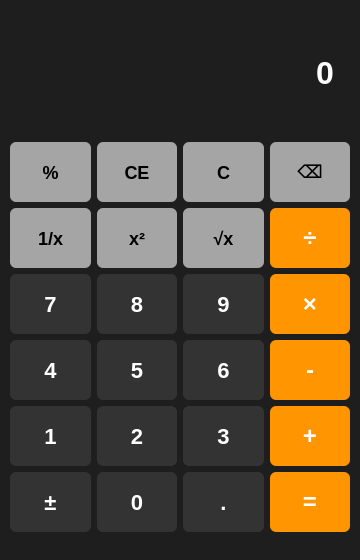
<?xml version="1.0" encoding="UTF-8"?>
<ui version="4.0">
 <class>MainWindow</class>
 <widget class="QMainWindow" name="MainWindow">
  <property name="geometry">
   <rect>
    <x>0</x>
    <y>0</y>
    <width>360</width>
    <height>560</height>
   </rect>
  </property>
  <property name="windowTitle">
   <string>计算器</string>
  </property>
  <widget class="QWidget" name="centralwidget">
   <property name="styleSheet">
    <string notr="true">QWidget#centralwidget {
    background-color: #1e1e1e;
}

/* 显示屏：右对齐、白字、无边框 */
QLineEdit#display {
    background-color: #1e1e1e;
    color: white;
    border: none;
    font-size: 32px;
    font-weight: bold;
    padding-right: 12px;
}

/* 数字键：深灰圆角 */
QPushButton#btnNum0, QPushButton#btnNum1, QPushButton#btnNum2,
QPushButton#btnNum3, QPushButton#btnNum4, QPushButton#btnNum5,
QPushButton#btnNum6, QPushButton#btnNum7, QPushButton#btnNum8,
QPushButton#btnNum9, QPushButton#btnSign, QPushButton#btnDot {
    background-color: #333333;
    color: white;
    border: none;
    border-radius: 6px;
    font-size: 22px;
    font-weight: bold;
}
QPushButton#btnNum0:hover, QPushButton#btnNum1:hover, QPushButton#btnNum2:hover,
QPushButton#btnNum3:hover, QPushButton#btnNum4:hover, QPushButton#btnNum5:hover,
QPushButton#btnNum6:hover, QPushButton#btnNum7:hover, QPushButton#btnNum8:hover,
QPushButton#btnNum9:hover, QPushButton#btnSign:hover, QPushButton#btnDot:hover {
    background-color: #555555;
}
QPushButton#btnNum0:pressed, QPushButton#btnNum1:pressed, QPushButton#btnNum2:pressed,
QPushButton#btnNum3:pressed, QPushButton#btnNum4:pressed, QPushButton#btnNum5:pressed,
QPushButton#btnNum6:pressed, QPushButton#btnNum7:pressed, QPushButton#btnNum8:pressed,
QPushButton#btnNum9:pressed, QPushButton#btnSign:pressed, QPushButton#btnDot:pressed {
    background-color: #777777;
}

/* 二元操作符与等号：橙色 */
QPushButton#btnPlus, QPushButton#btnMinus,
QPushButton#btnMultiple, QPushButton#btnDivide, QPushButton#btnEqual {
    background-color: #ff9500;
    color: white;
    border: none;
    border-radius: 6px;
    font-size: 24px;
    font-weight: bold;
}
QPushButton#btnPlus:hover, QPushButton#btnMinus:hover,
QPushButton#btnMultiple:hover, QPushButton#btnDivide:hover, QPushButton#btnEqual:hover {
    background-color: #ffaa33;
}
QPushButton#btnPlus:pressed, QPushButton#btnMinus:pressed,
QPushButton#btnMultiple:pressed, QPushButton#btnDivide:pressed, QPushButton#btnEqual:pressed {
    background-color: #cc7700;
}

/* 一元操作符：浅灰 */
QPushButton#btnPercentage, QPushButton#btnInverse,
QPushButton#btnSquare, QPushButton#btnSqrt {
    background-color: #a5a5a5;
    color: black;
    border: none;
    border-radius: 6px;
    font-size: 18px;
    font-weight: bold;
}
QPushButton#btnPercentage:hover, QPushButton#btnInverse:hover,
QPushButton#btnSquare:hover, QPushButton#btnSqrt:hover {
    background-color: #bbbbbb;
}
QPushButton#btnPercentage:pressed, QPushButton#btnInverse:pressed,
QPushButton#btnSquare:pressed, QPushButton#btnSqrt:pressed {
    background-color: #888888;
}

/* 工具键 CE C ⌫：浅灰 */
QPushButton#btnCE, QPushButton#btnClear, QPushButton#btnDel {
    background-color: #a5a5a5;
    color: black;
    border: none;
    border-radius: 6px;
    font-size: 18px;
    font-weight: bold;
}
QPushButton#btnCE:hover, QPushButton#btnClear:hover, QPushButton#btnDel:hover {
    background-color: #bbbbbb;
}
QPushButton#btnCE:pressed, QPushButton#btnClear:pressed, QPushButton#btnDel:pressed {
    background-color: #888888;
}</string>
   </property>
   <layout class="QVBoxLayout" name="verticalLayout">
    <property name="spacing">
     <number>6</number>
    </property>
    <property name="leftMargin">
     <number>10</number>
    </property>
    <property name="topMargin">
     <number>10</number>
    </property>
    <property name="rightMargin">
     <number>10</number>
    </property>
    <property name="bottomMargin">
     <number>10</number>
    </property>
    <item>
     <widget class="QLineEdit" name="display">
      <property name="minimumSize">
       <size>
        <width>0</width>
        <height>90</height>
       </size>
      </property>
      <property name="font">
       <font>
        <pointsize>26</pointsize>
        <weight>75</weight>
        <bold>true</bold>
       </font>
      </property>
      <property name="readOnly">
       <bool>true</bool>
      </property>
      <property name="alignment">
       <set>Qt::AlignRight|Qt::AlignTrailing|Qt::AlignVCenter</set>
      </property>
      <property name="text">
       <string>0</string>
      </property>
     </widget>
    </item>
    <item>
     <layout class="QGridLayout" name="gridLayout">
      <property name="spacing">
       <number>6</number>
      </property>
      <item row="0" column="0">
       <widget class="QPushButton" name="btnPercentage">
        <property name="minimumSize">
         <size>
          <width>70</width>
          <height>60</height>
         </size>
        </property>
        <property name="toolTip">
         <string>百分比</string>
        </property>
        <property name="text">
         <string>%</string>
        </property>
       </widget>
      </item>
      <item row="0" column="1">
       <widget class="QPushButton" name="btnCE">
        <property name="minimumSize">
         <size>
          <width>70</width>
          <height>60</height>
         </size>
        </property>
        <property name="toolTip">
         <string>清除当前输入</string>
        </property>
        <property name="text">
         <string>CE</string>
        </property>
       </widget>
      </item>
      <item row="0" column="2">
       <widget class="QPushButton" name="btnClear">
        <property name="minimumSize">
         <size>
          <width>70</width>
          <height>60</height>
         </size>
        </property>
        <property name="toolTip">
         <string>全部清除</string>
        </property>
        <property name="text">
         <string>C</string>
        </property>
       </widget>
      </item>
      <item row="0" column="3">
       <widget class="QPushButton" name="btnDel">
        <property name="minimumSize">
         <size>
          <width>70</width>
          <height>60</height>
         </size>
        </property>
        <property name="toolTip">
         <string>退格</string>
        </property>
        <property name="text">
         <string>⌫</string>
        </property>
       </widget>
      </item>
      <item row="1" column="0">
       <widget class="QPushButton" name="btnInverse">
        <property name="minimumSize">
         <size>
          <width>70</width>
          <height>60</height>
         </size>
        </property>
        <property name="toolTip">
         <string>倒数</string>
        </property>
        <property name="text">
         <string>1/x</string>
        </property>
       </widget>
      </item>
      <item row="1" column="1">
       <widget class="QPushButton" name="btnSquare">
        <property name="minimumSize">
         <size>
          <width>70</width>
          <height>60</height>
         </size>
        </property>
        <property name="toolTip">
         <string>平方</string>
        </property>
        <property name="text">
         <string>x²</string>
        </property>
       </widget>
      </item>
      <item row="1" column="2">
       <widget class="QPushButton" name="btnSqrt">
        <property name="minimumSize">
         <size>
          <width>70</width>
          <height>60</height>
         </size>
        </property>
        <property name="toolTip">
         <string>开平方</string>
        </property>
        <property name="text">
         <string>√x</string>
        </property>
       </widget>
      </item>
      <item row="1" column="3">
       <widget class="QPushButton" name="btnDivide">
        <property name="minimumSize">
         <size>
          <width>70</width>
          <height>60</height>
         </size>
        </property>
        <property name="text">
         <string>÷</string>
        </property>
       </widget>
      </item>
      <item row="2" column="0">
       <widget class="QPushButton" name="btnNum7">
        <property name="minimumSize">
         <size>
          <width>70</width>
          <height>60</height>
         </size>
        </property>
        <property name="text">
         <string>7</string>
        </property>
       </widget>
      </item>
      <item row="2" column="1">
       <widget class="QPushButton" name="btnNum8">
        <property name="minimumSize">
         <size>
          <width>70</width>
          <height>60</height>
         </size>
        </property>
        <property name="text">
         <string>8</string>
        </property>
       </widget>
      </item>
      <item row="2" column="2">
       <widget class="QPushButton" name="btnNum9">
        <property name="minimumSize">
         <size>
          <width>70</width>
          <height>60</height>
         </size>
        </property>
        <property name="text">
         <string>9</string>
        </property>
       </widget>
      </item>
      <item row="2" column="3">
       <widget class="QPushButton" name="btnMultiple">
        <property name="minimumSize">
         <size>
          <width>70</width>
          <height>60</height>
         </size>
        </property>
        <property name="text">
         <string>×</string>
        </property>
       </widget>
      </item>
      <item row="3" column="0">
       <widget class="QPushButton" name="btnNum4">
        <property name="minimumSize">
         <size>
          <width>70</width>
          <height>60</height>
         </size>
        </property>
        <property name="text">
         <string>4</string>
        </property>
       </widget>
      </item>
      <item row="3" column="1">
       <widget class="QPushButton" name="btnNum5">
        <property name="minimumSize">
         <size>
          <width>70</width>
          <height>60</height>
         </size>
        </property>
        <property name="text">
         <string>5</string>
        </property>
       </widget>
      </item>
      <item row="3" column="2">
       <widget class="QPushButton" name="btnNum6">
        <property name="minimumSize">
         <size>
          <width>70</width>
          <height>60</height>
         </size>
        </property>
        <property name="text">
         <string>6</string>
        </property>
       </widget>
      </item>
      <item row="3" column="3">
       <widget class="QPushButton" name="btnMinus">
        <property name="minimumSize">
         <size>
          <width>70</width>
          <height>60</height>
         </size>
        </property>
        <property name="text">
         <string>-</string>
        </property>
       </widget>
      </item>
      <item row="4" column="0">
       <widget class="QPushButton" name="btnNum1">
        <property name="minimumSize">
         <size>
          <width>70</width>
          <height>60</height>
         </size>
        </property>
        <property name="text">
         <string>1</string>
        </property>
       </widget>
      </item>
      <item row="4" column="1">
       <widget class="QPushButton" name="btnNum2">
        <property name="minimumSize">
         <size>
          <width>70</width>
          <height>60</height>
         </size>
        </property>
        <property name="text">
         <string>2</string>
        </property>
       </widget>
      </item>
      <item row="4" column="2">
       <widget class="QPushButton" name="btnNum3">
        <property name="minimumSize">
         <size>
          <width>70</width>
          <height>60</height>
         </size>
        </property>
        <property name="text">
         <string>3</string>
        </property>
       </widget>
      </item>
      <item row="4" column="3">
       <widget class="QPushButton" name="btnPlus">
        <property name="minimumSize">
         <size>
          <width>70</width>
          <height>60</height>
         </size>
        </property>
        <property name="text">
         <string>+</string>
        </property>
       </widget>
      </item>
      <item row="5" column="0">
       <widget class="QPushButton" name="btnSign">
        <property name="minimumSize">
         <size>
          <width>70</width>
          <height>60</height>
         </size>
        </property>
        <property name="toolTip">
         <string>正负号</string>
        </property>
        <property name="text">
         <string>±</string>
        </property>
       </widget>
      </item>
      <item row="5" column="1">
       <widget class="QPushButton" name="btnNum0">
        <property name="minimumSize">
         <size>
          <width>70</width>
          <height>60</height>
         </size>
        </property>
        <property name="text">
         <string>0</string>
        </property>
       </widget>
      </item>
      <item row="5" column="2">
       <widget class="QPushButton" name="btnDot">
        <property name="minimumSize">
         <size>
          <width>70</width>
          <height>60</height>
         </size>
        </property>
        <property name="text">
         <string>.</string>
        </property>
       </widget>
      </item>
      <item row="5" column="3">
       <widget class="QPushButton" name="btnEqual">
        <property name="minimumSize">
         <size>
          <width>70</width>
          <height>60</height>
         </size>
        </property>
        <property name="text">
         <string>=</string>
        </property>
       </widget>
      </item>
     </layout>
    </item>
   </layout>
  </widget>
 </widget>
 <resources/>
 <connections/>
</ui>
